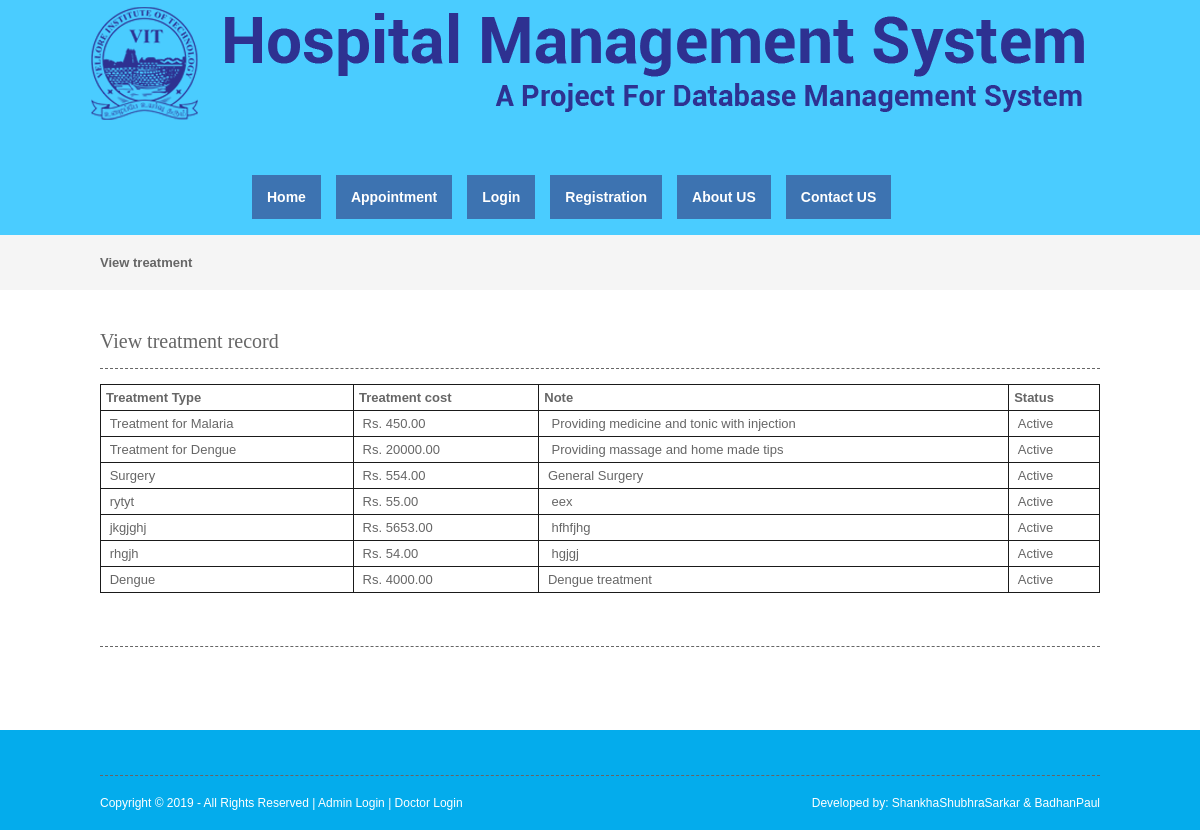
/viewtreatment.php, run on the app's committed database.
### tables this page shows
CREATE TABLE `treatment` (
  `treatmentid` int(10) NOT NULL,
  `treatmenttype` varchar(25) NOT NULL,
  `treatment_cost` decimal(10,2) NOT NULL,
  `note` text NOT NULL,
  `status` varchar(10) NOT NULL
);

### viewtreatment.php (the view, shortened to what this page needs)
<?php
include("header.php");
include("dbconnection.php");
?>
<div class="wrapper col2">
  <div id="breadcrumb">
    <ul>
      <li class="first">View  treatment</li></ul>
  </div>
</div>
<div class="wrapper col4">
  <div id="container">
    <h1>View treatment record</h1>
    <table width="200" border="3">
      <tbody>
        <tr>
          <td><strong>Treatment Type</strong></td>
          <td><strong>Treatment cost</strong></td>
          <td><strong>Note</strong></td>
          <td><strong>Status</strong></td>
        </tr>
          <?php
		$sql ="SELECT * FROM treatment";
		$qsql = mysqli_query($con,$sql);
		while($rs = mysqli_fetch_array($qsql))
		{
        echo "<tr>
          <td>&nbsp;$rs[treatmenttype]</td>
		  <td>&nbsp;Rs. $rs[treatment_cost]</td>
          <td>&nbsp;$rs[note]</td>
			 <td>&nbsp;$rs[status]</td>";
        echo "</tr>";
		}
		?>
      </tbody>
    </table>
    <h1>&nbsp;</h1>
    <p>&nbsp;</p>
  </div>
</div>
<?php
include("footer.php");
?>

### layout/styles/layout.css (style rules this page uses)
html { overflow-y:scroll; }
body { margin:0; padding:0; font-size:13px; font-family:verdana, Arial, Helvetica, sans-serif; color:#FFFFFF; background-color:#4F473A; }
div.wrapper { display:block; width:100%; margin:0; text-align:left; }
.col2 { color:#666666; background-color:#F5F5F5; }
.col3, .col4 { color:#666666; background-color:#FFFFFF; }
#head, #gallery, #breadcrumb, #container, #footer { display:block; position:relative; width:1000px; margin:0 auto; }
#breadcrumb { padding:20px 0; }
#breadcrumb ul { margin:0; padding:0; list-style:none; }
#breadcrumb ul li { display:inline; }
#breadcrumb ul li.first { font-weight:bold; }
#container { padding:40px 0; }
#container h1, #container h2, #container h3, #container h4, #container h5, #container h6 { margin:0 0 15px 0; padding:0 0 15px 0; line-height:normal; font-weight:normal; font-size:20px; font-family:Georgia, "Times New Roman", Times, serif; border-bottom:1px dashed #666666; }

### layout/styles/tables.css (style rules this page uses)
table { width:100%; border-collapse:collapse; table-layout:auto; vertical-align:top; margin-bottom:15px; border:1px solid rgb(26, 26, 26); }
table tbody td { vertical-align:top; border-collapse:collapse; }
table thead th, table tbody td { padding:5px; border-collapse:collapse; }

### data on the page
treatment: treatmenttype "Treatment for Malaria", treatment_cost "450.00", note "Providing medicine and tonic with injection", status "Active"
treatment: treatmenttype "Treatment for Dengue", treatment_cost "20000.00", note "Providing massage and home made tips", status "Active"
treatment: treatmenttype "Surgery", treatment_cost "554.00", note "General Surgery", status "Active"
treatment: treatmenttype "rytyt", treatment_cost "55.00", note "eex", status "Active"
treatment: treatmenttype "jkgjghj", treatment_cost "5653.00", note "hfhfjhg", status "Active"
treatment: treatmenttype "rhgjh", treatment_cost "54.00", note "hgjgj", status "Active"
treatment: treatmenttype "Dengue", treatment_cost "4000.00", note "Dengue treatment", status "Active"
